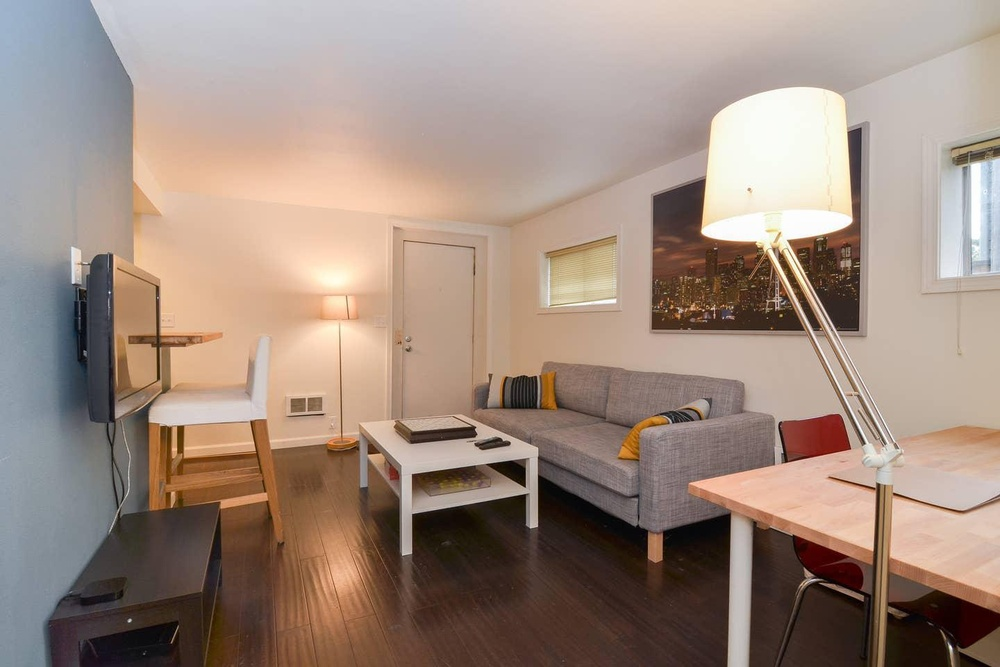
#> input picture backend/uc_hack_20-master/uc_hack_20-master/recommendation/im.jpg, 1000 x 667 px, shrunk from 1440 x 960 before the run
$ python image_2d_3d.py
#> lines starting #> are read from the running program, lines starting #| are printed output that depends on the picture
import matplotlib.pyplot as plt
from mpl_toolkits.mplot3d import Axes3D
import numpy as np
from PIL import Image

# Load the 2D image
img = Image.open('im.jpg')
#> img is the input picture: PIL image 1000x667 RGB; mean R, G, B 159.2, 139.8, 128.1

img = img.convert('L')
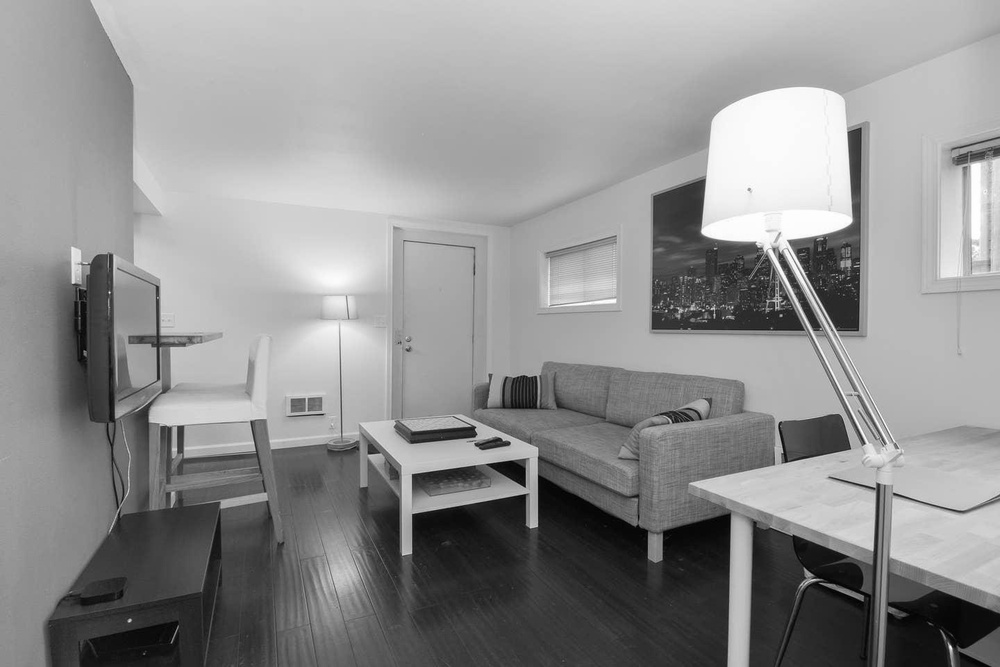
#> img: PIL image 1000x667 L; min 0, max 255, mean 144.3
img_arr = np.array(img)

# Create a 3D figure
fig = plt.figure()
ax = fig.add_subplot(111, projection='3d')

# Get the shape of the image
x, y = img_arr.shape
#> x = 667; y = 1000
X, Y = np.meshgrid(np.arange(x), np.arange(y))

# Set the Z-axis data to the image data
Z = img_arr

# Plot the 3D image
#> (the run stopped early here; a loop or call above may not have finished)

$ run again, with backend/uc_hack_20-master/uc_hack_20-master/recommendation/living_994.jpg copied over backend/uc_hack_20-master/uc_hack_20-master/recommendation/im.jpg
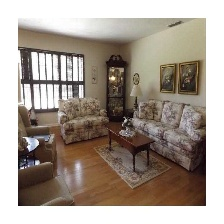
#> input picture backend/uc_hack_20-master/uc_hack_20-master/recommendation/living_994.jpg, 224 x 224 px
#> img is the input picture: PIL image 224x224 RGB; mean R, G, B 165.2, 154.3, 144.1
#> img: PIL image 224x224 L
#> `ax.plot_surface(X, Y, Z, cmap='gray')`:
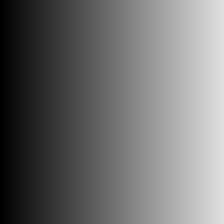
#> X: shape (224, 224) int64; min 0, max 223, mean 111.5
#> `plt.show()`:
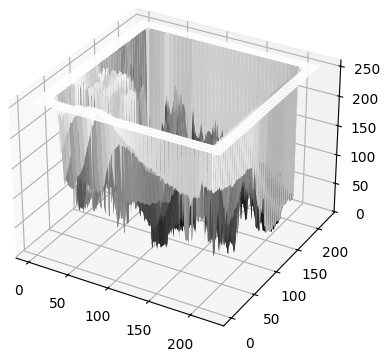
#> figure drawn by matplotlib, 1 panel
